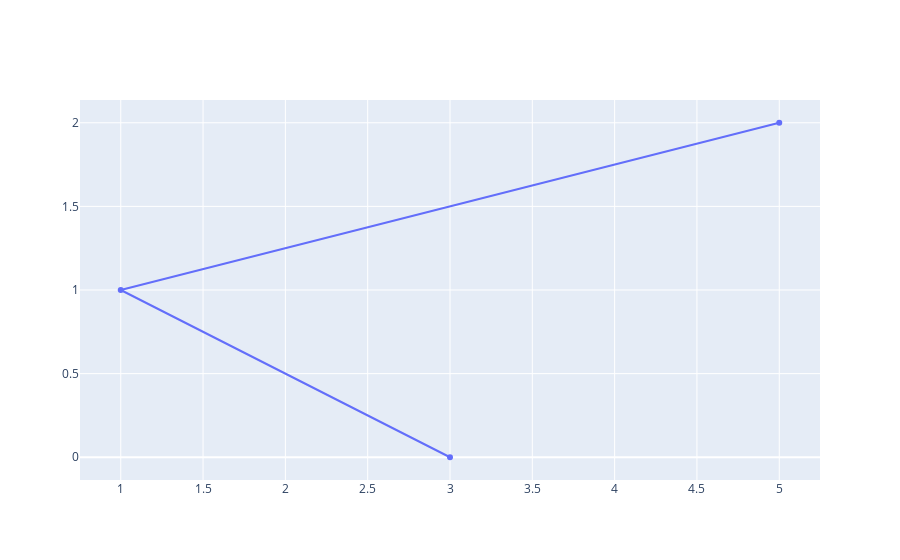

The code cell stored with this chart in its notebook:
### Markdown cell above
#### The Y coordinates can also be inferred
This time we only supply the X coordinates, and the Y coordinates are set to [0,1,2]

### Code cell
offline.iplot([{'x': [3, 1, 5]}])

### Figure 1 — Plotly figure (JSON) as saved in the notebook; plotly's stock layout.template omitted (floating-point values rounded to 4 significant figures)
{"data": [{"type": "scatter", "x": [3, 1, 5]}], "layout": {}}
